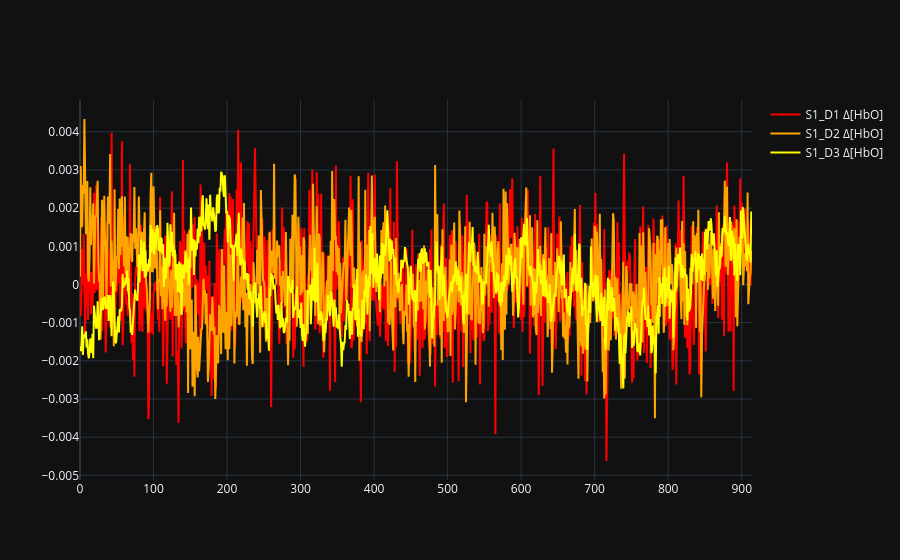
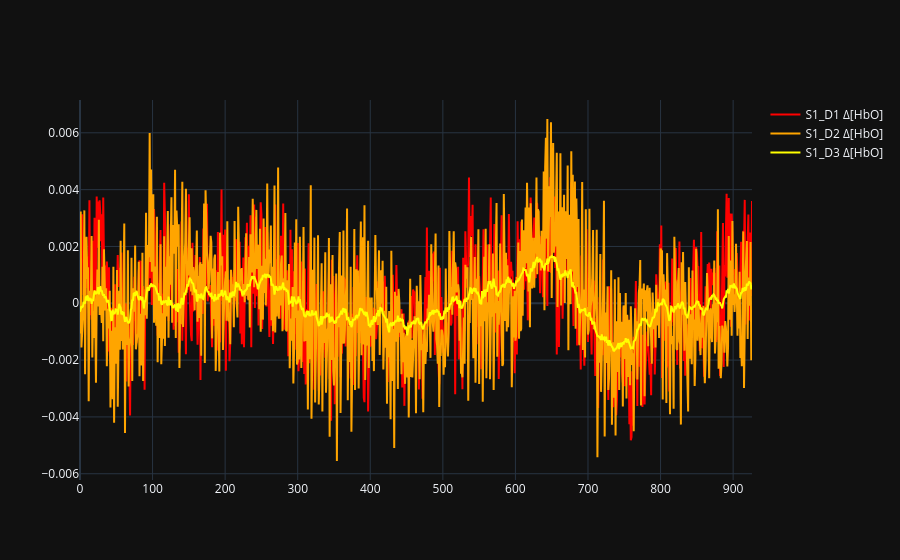
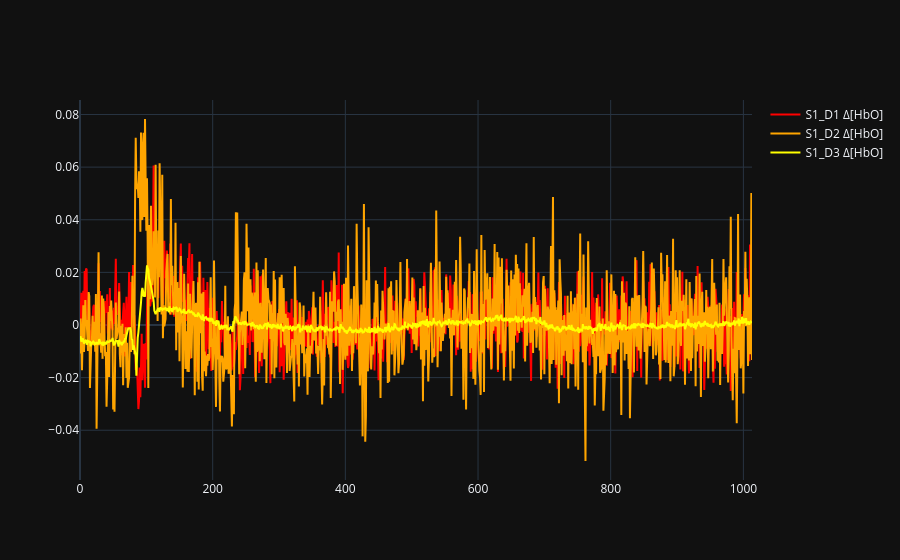
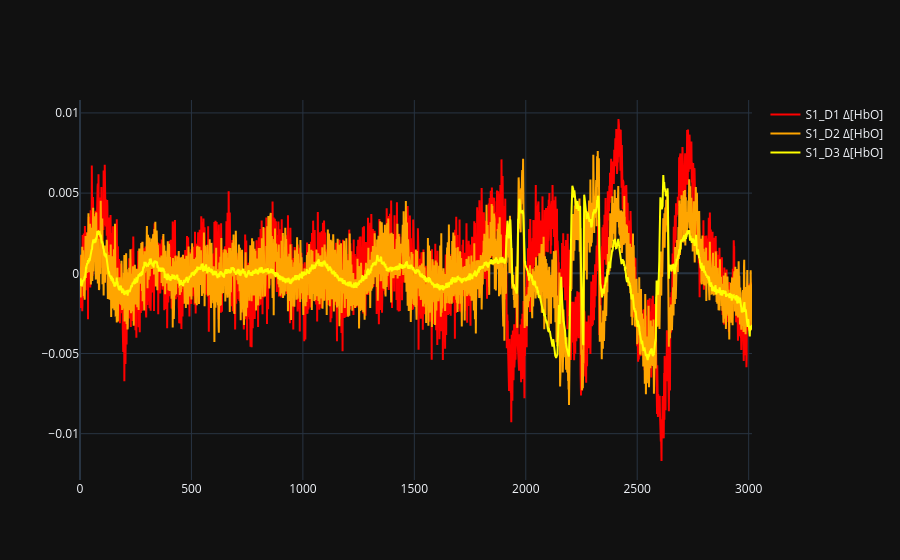

Notebook code for these charts, in order:
### Code cell
import plotly.graph_objects as go


colours = ["red", "orange", "yellow", "green", "blue", "purple", "brown", "pink"]

for dataset in datasets:
    fig = go.Figure()

    #
    time = np.arange(dataset.stream_df.iloc[-1]["timestamp"])

    # --- left channel
    fig_left = go.Figure()

    for i, name in enumerate(MAPPINGS.keys()):
        fig_left.add_trace(go.Scatter(
            x=time, y=dataset.stream_df[f"{name} hbo"],
            mode='lines', name=f'{name} Δ[HbO]',
            line=dict(color=colours[i]),
            hovertemplate='Time: %{x:.2f} s<br>Δ[HbO]: %{y:.4f} μM'
        ))

    fig_left.show()

### Figure 1 — Plotly figure (JSON) as saved in the notebook; plotly's stock layout.template omitted (floating-point values rounded to 4 significant figures; data arrays with more than 128 entries replaced by an {"elided": "..."} marker saying what was removed)
{"data": [{"hovertemplate": "Time: %{x:.2f} s<br>Δ[HbO]: %{y:.4f} μM", "line": {"color": "red"}, "mode": "lines", "name": "S1_D1 Δ[HbO]", "x": {"elided": "915 float values"}, "y": {"elided": "21219 float values"}, "type": "scatter"}, {"hovertemplate": "Time: %{x:.2f} s<br>Δ[HbO]: %{y:.4f} μM", "line": {"color": "orange"}, "mode": "lines", "name": "S1_D2 Δ[HbO]", "x": {"elided": "915 float values"}, "y": {"elided": "21219 float values"}, "type": "scatter"}, {"hovertemplate": "Time: %{x:.2f} s<br>Δ[HbO]: %{y:.4f} μM", "line": {"color": "yellow"}, "mode": "lines", "name": "S1_D3 Δ[HbO]", "x": {"elided": "915 float values"}, "y": {"elided": "21219 float values"}, "type": "scatter"}], "layout": {}}

### Figure 2 — Plotly figure (JSON) as saved in the notebook; plotly's stock layout.template omitted (floating-point values rounded to 4 significant figures; data arrays with more than 128 entries replaced by an {"elided": "..."} marker saying what was removed)
{"data": [{"hovertemplate": "Time: %{x:.2f} s<br>Δ[HbO]: %{y:.4f} μM", "line": {"color": "red"}, "mode": "lines", "name": "S1_D1 Δ[HbO]", "x": {"elided": "927 float values"}, "y": {"elided": "24951 float values"}, "type": "scatter"}, {"hovertemplate": "Time: %{x:.2f} s<br>Δ[HbO]: %{y:.4f} μM", "line": {"color": "orange"}, "mode": "lines", "name": "S1_D2 Δ[HbO]", "x": {"elided": "927 float values"}, "y": {"elided": "24951 float values"}, "type": "scatter"}, {"hovertemplate": "Time: %{x:.2f} s<br>Δ[HbO]: %{y:.4f} μM", "line": {"color": "yellow"}, "mode": "lines", "name": "S1_D3 Δ[HbO]", "x": {"elided": "927 float values"}, "y": {"elided": "24951 float values"}, "type": "scatter"}], "layout": {}}

### Figure 3 — Plotly figure (JSON) as saved in the notebook; plotly's stock layout.template omitted (floating-point values rounded to 4 significant figures; data arrays with more than 128 entries replaced by an {"elided": "..."} marker saying what was removed)
{"data": [{"hovertemplate": "Time: %{x:.2f} s<br>Δ[HbO]: %{y:.4f} μM", "line": {"color": "red"}, "mode": "lines", "name": "S1_D1 Δ[HbO]", "x": {"elided": "1014 float values"}, "y": {"elided": "19771 float values"}, "type": "scatter"}, {"hovertemplate": "Time: %{x:.2f} s<br>Δ[HbO]: %{y:.4f} μM", "line": {"color": "orange"}, "mode": "lines", "name": "S1_D2 Δ[HbO]", "x": {"elided": "1014 float values"}, "y": {"elided": "19771 float values"}, "type": "scatter"}, {"hovertemplate": "Time: %{x:.2f} s<br>Δ[HbO]: %{y:.4f} μM", "line": {"color": "yellow"}, "mode": "lines", "name": "S1_D3 Δ[HbO]", "x": {"elided": "1014 float values"}, "y": {"elided": "19771 float values"}, "type": "scatter"}], "layout": {}}

### Figure 4 — Plotly figure (JSON) as saved in the notebook; plotly's stock layout.template omitted (floating-point values rounded to 4 significant figures; data arrays with more than 128 entries replaced by an {"elided": "..."} marker saying what was removed)
{"data": [{"hovertemplate": "Time: %{x:.2f} s<br>Δ[HbO]: %{y:.4f} μM", "line": {"color": "red"}, "mode": "lines", "name": "S1_D1 Δ[HbO]", "x": {"elided": "3016 float values"}, "y": {"elided": "27212 float values"}, "type": "scatter"}, {"hovertemplate": "Time: %{x:.2f} s<br>Δ[HbO]: %{y:.4f} μM", "line": {"color": "orange"}, "mode": "lines", "name": "S1_D2 Δ[HbO]", "x": {"elided": "3016 float values"}, "y": {"elided": "27212 float values"}, "type": "scatter"}, {"hovertemplate": "Time: %{x:.2f} s<br>Δ[HbO]: %{y:.4f} μM", "line": {"color": "yellow"}, "mode": "lines", "name": "S1_D3 Δ[HbO]", "x": {"elided": "3016 float values"}, "y": {"elided": "27212 float values"}, "type": "scatter"}], "layout": {}}
